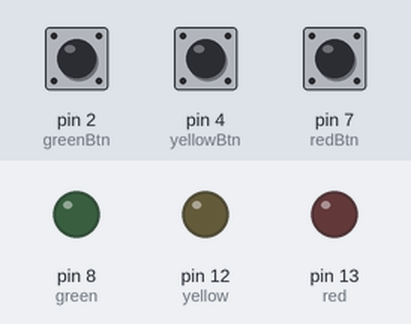
Simulated run of this sketch. Board: Arduino Uno, built with avr-gcc and run on an emulated ATmega328P. On the bench: output pins drawn as LEDs (lit = HIGH). Dashed ring = blinking. The inputs (shaded band) are chosen by the test bench; at power-on: pin 4 (yellowBtn) LOW, pin 2 (greenBtn) LOW, pin 7 (redBtn) LOW.

Above: at 1.2 s.
1.3 s: pin 4 (yellowBtn) pulled HIGH for 0.15 s
At 2.7 s:
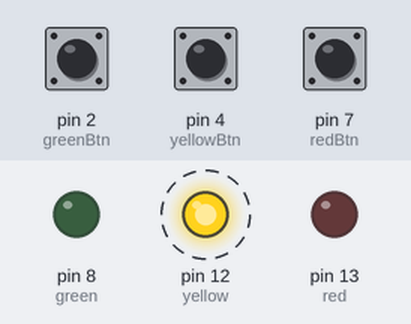
7.4 s: pin 2 (greenBtn) pulled HIGH for 1 s
At 8.8 s:
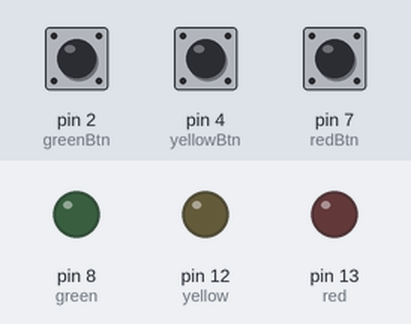
9.9 s: pin 4 (yellowBtn) pulled HIGH for 1 s
At 11.3 s:
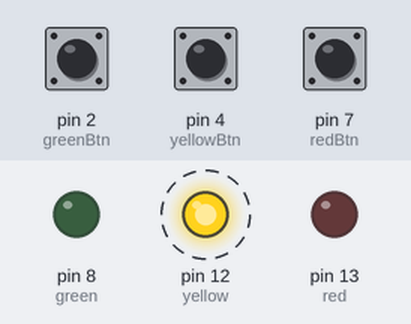
13.9 s: pin 7 (redBtn) pulled HIGH for 3.2 s
At 24.3 s:
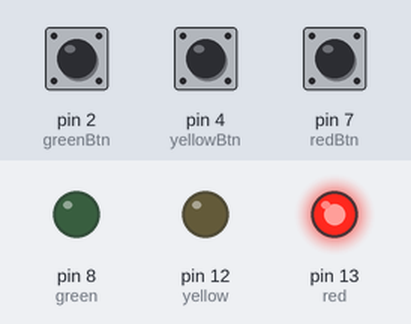
Timing chart, 0 to 25.4 s (numbered marks = the images above; inputs shaded):
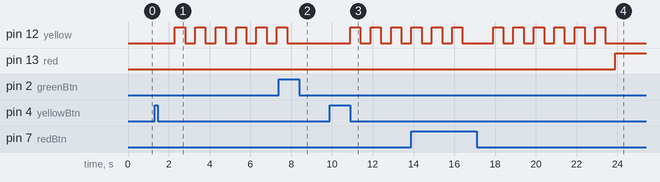

The sketch:

traffic_lights_button_plus.ino
```cpp
/*
LED 3개(red, yellow, green)가 각 버튼을 눌렸을 때 다음과 같은 시나리오로 점등되는 아두이노 코드를 작성하자.
시나리오
왼쪽 LED 버튼 : 모든 LED가 꺼진 후 6초동안 노랑색 LED가 깜빡이고 빨강색 LED가 계속 점등된다.

가운데 LED 버튼 : 모든 LED가 꺼진 후 6초 동안 노랑색 LED가 깜빡이고 초록색 LED가 계속 점등된다.

오른쪽 LED 버튼 : 모든 LED가 꺼진다.
*/

int red =13;
int yellow =12;
int green=8;

int redBtn = 7;
int yellowBtn =4;
int greenBtn = 2;

int r, y, g;


void setup() {
  pinMode(red, OUTPUT);
  pinMode(yellow, OUTPUT);
  pinMode(green, OUTPUT);

  pinMode(redBtn, INPUT);
  pinMode(yellowBtn, INPUT);
  pinMode(greenBtn, INPUT);

}

void loop() {
  r = digitalRead(redBtn);
  y = digitalRead(yellowBtn);
  g = digitalRead(greenBtn);

  if (r == HIGH)  {
    lightOffAll();
    delay(1000);

    flash(yellow);

    digitalWrite(red,1);
  }

  if (y == HIGH)  {
    lightOffAll();
    delay(1000);

    flash(yellow);

    digitalWrite(green,1);
  }

  if (g == HIGH)  {
    lightOffAll();
  }


}

//6초간 led점등 메소드
void flash(int color){
  for (int i = 1; i <= 12; i++)
  {
    if (i %2 == 1) {
      digitalWrite(color,1);
        delay(500);
    } else {
      digitalWrite(color,0);
        delay(500);
    }
  }

}

void lightOffAll(){
    digitalWrite(red,0);
    digitalWrite(yellow,0);
    digitalWrite(green,0);
}
```

Measured:
- after the input at 1.3 s, pin 12 (yellow): alternates HIGH for 0.50 s and LOW for 0.50 s, starting after 1.0 s
- after the input at 7.4 s, pin 8 (green): stays LOW (without the input it goes to HIGH after 0.90 s)
- after the input at 9.9 s, pin 12 (yellow): alternates HIGH for 0.50 s and LOW for 0.50 s, starting after 1.0 s
- after the input at 13.9 s, pin 8 (green): stays LOW (without the input it goes to HIGH after 3.0 s); pin 13 (red): LOW → HIGH after 10.0 s
